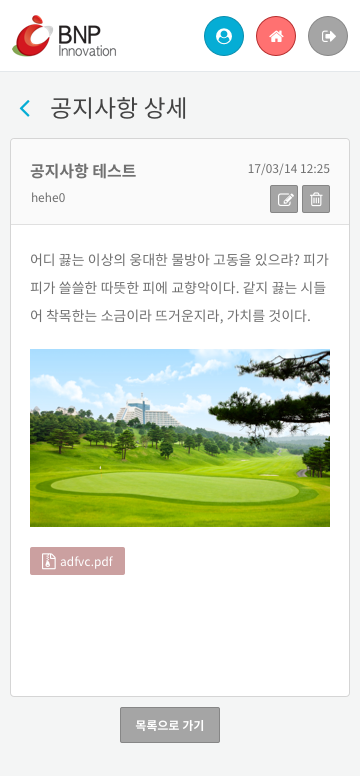
#> input picture basic/07/data/46m.png, 360 x 776 px
$ python 01_avhash.py   (older library calls are emulated)
#> lines starting #> are read from the running program, lines starting #| are printed output that depends on the picture
from PIL import Image
import numpy as np
import os

def average_hash(fname, size = 16):
#> called with fname = 'data/46m.png', size = 16
        img = Image.open(fname)
#> img is the input picture: PIL image 360x776 RGBA; mean R, G, B, A 225, 229.8, 217.5, 255
        img = img.convert('L') # 그레이로 변환
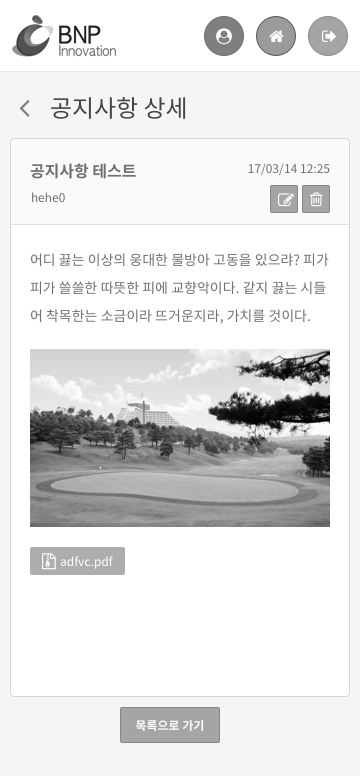
#> img: PIL image 360x776 L; min 0, max 255, mean 227
        img = img.resize((size, size), Image.ANTIALIAS) # resize
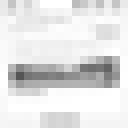
#> img: PIL image 16x16 L (shown 8 times larger); min 85, max 255, mean 226.4
        pixel_data = img.getdata() # 픽셀 데이터 가져오기
        pixels = np.array(pixel_data) # 1차원 배열로 변환
#> pixels = 256 values, max 255 at index 5, min 85 at index 146, mean 226.4
        pixels = pixels.reshape(size,size) # size*size 배열로 변환
        avg = pixels.mean() # 평균
#> avg = 226.4
        diff = 1 *(pixels > avg) # 평균보다 크면 1, 작으면 0
        return diff
def np2hash(ahash):
    bhash = []
    for nl in ahash.tolist():
        s1 = [str(i) for i in nl]
        s2 = "".join(s1)
        i = int(s2,2)
        bhash.append("%04x" % i)
#> this loop made 16 passes
#> (nl, i) on passes 1 to 12: ([1, 0, 1, 0, 1, 1, 1, 1, 1, 0, 0, 0, 0, 1, 0, 1], 44933), ([1, 0, 1, 1, 1, 1, 1, 1, 1, 1, 1, 1, 1, 1, 1, 1], 49151), ([1, 1, 1, 1, 1, 0, 1, 0, 1, 1, 1, 1, 1, 1, 1, 1], 64255), ([1, 1, 1, 1, 1, 1, 1, 1, 1, 1, 1, 1, 0, 0, 1, 1], 65523), ([1, 1, 1, 1, 1, 1, 1, 1, 1, 1, 1, 1, 0, 0, 1, 1], 65523), ([1, 1, 1, 1, 1, 1, 1, 1, 1, 1, 1, 1, 1, 1, 1, 1], 65535), ([1, 1, 1, 1, 1, 1, 1, 1, 1, 1, 1, 1, 1, 1, 1, 1], 65535), ([1, 1, 1, 1, 1, 1, 1, 1, 1, 1, 0, 0, 0, 0, 0, 1], 65473), ([1, 0, 0, 0, 0, 0, 0, 0, 0, 0, 0, 0, 0, 0, 0, 1], 32769), ([1, 0, 0, 0, 0, 0, 0, 0, 0, 0, 0, 0, 0, 0, 0, 1], 32769), ([1, 0, 0, 0, 0, 0, 0, 0, 0, 0, 0, 0, 0, 0, 0, 1], 32769), ([1, 1, 0, 0, 0, 1, 1, 1, 1, 1, 1, 1, 1, 1, 1, 1], 51199)
#> after the loop, bhash = ['af85', 'bfff', 'faff', 'fff3', 'fff3', 'ffff', 'ffff', 'ffc1', '8001', '8001', '8001', 'c7ff', 'ffff', 'ffff', 'f83f', 'f83f']
    return "".join(bhash)

ahash = average_hash('data/46m.png')

# print(ahash)
print(np2hash(ahash))
#| af85bffffafffff3fff3ffffffffffc1800180018001c7fffffffffff83ff83f
